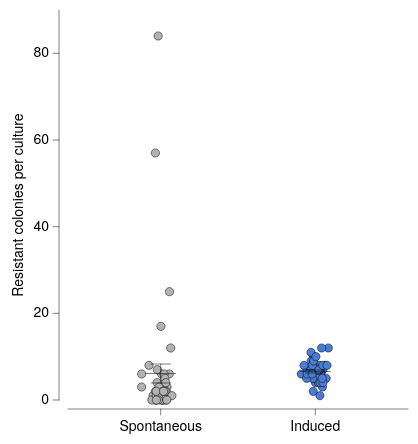

Specify this chart in Vega-Lite:
### Vega-Lite specification from a JSON file in a GitHub repository (floating-point values rounded to 4 significant figures)
{"background": null, "config": {"arc": {"fill": "#DBDBDB", "fillOpacity": 1.0, "innerRadius": 42.5, "padAngle": 0.03, "stroke": "black", "strokeOpacity": 1, "strokeWidth": 0.25}, "area": {"fill": "#DBDBDB", "fillOpacity": 1.0, "stroke": "black", "strokeOpacity": 1, "strokeWidth": 0.25}, "axis": {"domain": true, "domainCap": "round", "domainColor": "black", "domainWidth": 0.25, "grid": false, "gridCap": "round", "gridColor": "#F1F1F1", "gridDash": [0, 0], "gridOpacity": 1.0, "gridWidth": 0.25, "labelColor": "black", "labelFont": "Helvetica Neue, HelveticaNeue, Helvetica, Arial, sans-serif", "labelFontSize": 7, "labelFontStyle": "normal", "labelFontWeight": 400, "offset": 4.5, "ticks": true, "tickCap": "round", "tickColor": "black", "tickRound": false, "tickSize": 3, "tickWidth": 0.25, "titleColor": "black", "titleFont": "Helvetica Neue, HelveticaNeue, Helvetica, Arial, sans-serif", "titleFontSize": 7, "titleFontStyle": "normal", "titleFontWeight": 400}, "axisX": {"domain": true, "labelAlign": "center", "labelAngle": 0, "labels": true, "ticks": true, "translate": 0}, "axisY": {"domain": true, "labelAlign": "right", "labelAngle": 0, "labels": true, "ticks": true, "translate": 0}, "axisRight": {"domain": true, "labelAlign": "left", "labelAngle": 0, "labels": true, "ticks": true, "translate": 0}, "axisTop": {"domain": true, "labelAlign": "center", "labelAngle": 0, "labels": true, "ticks": true, "translate": 0}, "axisBand": {"tickOffset": 0}, "bar": {"fill": "#DBDBDB", "fillOpacity": 1.0, "stroke": "black", "strokeOpacity": 1, "strokeWidth": 0.25}, "boxplot": {"size": 15.3, "ticks": {"cornerRadius": 0.25, "fill": "black", "opacity": 1, "size": 7.65, "thickness": 0.25}, "box": {"fillOpacity": 1.0, "stroke": "black", "strokeOpacity": 1, "strokeWidth": 0.25}, "median": {"cornerRadius": 0, "fill": "black", "fillOpacity": 1.0, "opacity": 1, "size": 15.3, "thickness": 0.25}, "rule": {"fill": "black", "fillOpacity": 1.0, "size": 17.0, "stroke": "black", "strokeDash": [0, 0], "strokeOpacity": 1, "strokeWidth": 0.25}, "outliers": {"color": "black", "fill": "black", "fillOpacity": 1.0, "size": 0, "stroke": "black", "strokeOpacity": 1, "strokeWidth": 0.25}}, "circle": {"fill": "black", "fillOpacity": 1.0, "size": 2.125, "stroke": null, "strokeOpacity": 1, "strokeWidth": 0.25}, "errorband": {"band": {"fillOpacity": 0.6, "stroke": null, "strokeWidth": 0.25, "strokeOpacity": 1}, "borders": {"opacity": 0, "strokeOpacity": 0.25, "strokeWidth": 1}}, "errorbar": {"opacity": 1, "rule": {"strokeDash": [0, 0], "strokeWidth": 0.25}, "ticks": {"color": "black", "cornerRadius": 0.125, "opacity": 1, "size": 10.2, "thickness": 0.25}, "thickness": 0.25}, "font": "Helvetica Neue, HelveticaNeue, Helvetica, Arial, sans-serif", "geoshape": {"fill": "#DBDBDB", "fillOpacity": 1.0, "stroke": "black", "strokeOpacity": 1, "strokeWidth": 0.25}, "header": {"labelColor": "black", "labelFont": "Helvetica Neue, HelveticaNeue, Helvetica, Arial, sans-serif", "labelFontSize": 7, "labelFontStyle": "normal", "labelFontWeight": 400, "titleColor": "black", "titleFont": "Helvetica Neue, HelveticaNeue, Helvetica, Arial, sans-serif", "titleFontSize": 7, "titleFontStyle": "normal", "titleFontWeight": 400, "titlePadding": 0}, "legend": {"disable": false, "offset": 4.5, "titlePadding": 4, "labelOffset": 2, "gradientLabelOffset": 2, "gradientLength": 85.0, "gradientThickness": 8.5, "gradientOpacity": 1.0, "gradientStrokeColor": "black", "gradientStrokeWidth": 0.25, "labelColor": "black", "labelFont": "Helvetica Neue, HelveticaNeue, Helvetica, Arial, sans-serif", "labelFontSize": 7, "labelFontStyle": "normal", "labelFontWeight": 400, "strokeColor": "black", "strokeWidth": 0, "symbolSize": 42, "symbolStrokeColor": "black", "symbolStrokeWidth": 0.25, "titleColor": "black", "titleFont": "Helvetica Neue, HelveticaNeue, Helvetica, Arial, sans-serif", "titleFontSize": 7, "titleFontStyle": "normal", "titleFontWeight": 400}, "line": {"color": "black", "stroke": "black", "strokeCap": "butt", "strokeDash": [0, 0], "strokeOpacity": 1, "strokeWidth": 0.5}, "point": {"filled": true, "fill": "#DBDBDB", "fillOpacity": 1.0, "size": 8.5, "stroke": "black", "strokeOpacity": 1, "strokeWidth": 0.25}, "range": {"category": ["#B2B2B2", "#4A7CD3", "#008542", "#664CAF", "#509F98", "#636363", "#284F93", "#005226", "#382864", "#285753"], "diverging": {"scheme": ["#443E60", "#5F597E", "#7C759B", "#9994B6", "#B7B4CC", "#D6D5DC", "#F6F6F6", "#D1DAD9", "#A4C2BF", "#7AA9A4", "#578E89", "#37736E", "#1B5954"]}, "heatmap": {"scheme": ["#440154", "#472270", "#433E82", "#38598C", "#2C728E", "#238A8D", "#24A086", "#39B578", "#5DC862", "#96D646", "#CAE02D", "#FDE724"]}, "ordinal": {"scheme": ["#F1F1F1", "#DBDBDB", "#C6C6C6", "#B2B2B2", "#9D9D9D", "#898989", "#767676", "#636363", "#515151", "#404040", "#2F2F2F", "#1F1F1F"]}, "ramp": {"scheme": ["#440154", "#472270", "#433E82", "#38598C", "#2C728E", "#238A8D", "#24A086", "#39B578", "#5DC862", "#96D646", "#CAE02D", "#FDE724"]}}, "rule": {"color": "black", "stroke": "black", "strokeCap": "round", "strokeDash": [2, 2], "strokeOpacity": 1, "strokeWidth": 0.25}, "scale": {"barBandPaddingInner": 0.1, "rectBandPaddingInner": 0, "tickBandPaddingInner": 0.1, "bandPaddingOuter": 0.1, "bandWithNestedOffsetPaddingInner": 0.2, "bandWithNestedOffsetPaddingOuter": 0.2, "offsetBandPaddingInner": 0, "offsetBandPaddingOuter": 0, "round": false}, "rect": {"fill": "#DBDBDB", "fillOpacity": 1.0, "stroke": "black", "strokeOpacity": 1, "strokeWidth": 0.25}, "square": {"fill": "#DBDBDB", "fillOpacity": 1.0, "size": 17.0, "stroke": "black", "strokeOpacity": 1, "strokeWidth": 0.25}, "text": {"color": "black", "font": "Helvetica Neue, HelveticaNeue, Helvetica, Arial, sans-serif", "fontSize": 7, "fontStyle": "normal", "fontWeight": 400}, "tick": {"color": "black", "cornerRadius": 0.125, "opacity": 1.0, "size": 15.3, "thickness": 0.25}, "title": {"anchor": "middle", "frame": "group", "color": "black", "font": "Helvetica Neue, HelveticaNeue, Helvetica, Arial, sans-serif", "fontSize": 7, "fontStyle": "normal", "fontWeight": 400, "subtitleColor": "black", "subtitleFont": "Helvetica Neue, HelveticaNeue, Helvetica, Arial, sans-serif", "subtitleFontSize": "Helvetica Neue, HelveticaNeue, Helvetica, Arial, sans-serif", "subtitleFontStyle": "normal", "subtitleFontWeight": 400}, "trail": {"color": "black", "opacity": 1, "size": 0.5}, "view": {"continuousWidth": 170, "continuousHeight": 195, "discreteWidth": 170, "discreteHeight": 195, "fill": null, "stroke": null, "strokeWidth": 0.25}}, "layer": [{"data": {"name": "data-be5efc503f801454705bfbbd0fbc7282"}, "mark": {"type": "circle", "opacity": 1.0, "size": 17.0, "stroke": "black", "strokeOpacity": 1, "strokeWidth": 0.25}, "encoding": {"color": {"field": "model", "legend": null, "scale": {"domain": ["Spontaneous", "Induced"]}, "sort": ["Spontaneous", "Induced"], "title": null, "type": "nominal"}, "x": {"axis": {}, "field": "model", "scale": {"domain": ["Spontaneous", "Induced"]}, "sort": ["Spontaneous", "Induced"], "title": null, "type": "nominal"}, "xOffset": {"field": "jitter_x", "scale": {"domain": [-9.538, 9.538], "range": [21.37, 40.45]}, "type": "quantitative"}, "y": {"field": "count", "title": "Resistant colonies per culture", "type": "quantitative"}}}, {"data": {"name": "data-2ce96e8bd071bd492ea4f4fdeaaf5274"}, "mark": {"type": "errorbar"}, "encoding": {"x": {"axis": {}, "field": "model", "scale": {"domain": ["Spontaneous", "Induced"]}, "sort": ["Spontaneous", "Induced"], "title": null, "type": "nominal"}, "y": {"field": "__mean", "title": "Resistant colonies per culture", "type": "quantitative"}, "yError": {"field": "__error"}}}, {"data": {"name": "data-2ce96e8bd071bd492ea4f4fdeaaf5274"}, "mark": {"type": "tick"}, "encoding": {"x": {"axis": {}, "field": "model", "scale": {"domain": ["Spontaneous", "Induced"]}, "sort": ["Spontaneous", "Induced"], "title": null, "type": "nominal"}, "y": {"field": "__mean", "title": "Resistant colonies per culture", "type": "quantitative"}}}], "$schema": "https://vega.github.io/schema/vega-lite/v6.4.1.json", "datasets": {"data-be5efc503f801454705bfbbd0fbc7282": [{"model": "Spontaneous", "count": 84.0, "jitter_x": -1.295}, {"model": "Spontaneous", "count": 6.0, "jitter_x": 4.254}, {"model": "Spontaneous", "count": 0.0, "jitter_x": 2.313}, {"model": "Spontaneous", "count": 1.0, "jitter_x": -0.4772}, {"model": "Spontaneous", "count": 57.0, "jitter_x": -2.681}, {"model": "Spontaneous", "count": 1.0, "jitter_x": 2.511}, {"model": "Spontaneous", "count": 2.0, "jitter_x": -0.4175}, {"model": "Spontaneous", "count": 0.0, "jitter_x": -2.876}, {"model": "Spontaneous", "count": 0.0, "jitter_x": 2.893}, {"model": "Spontaneous", "count": 0.0, "jitter_x": 1.213}, {"model": "Spontaneous", "count": 2.0, "jitter_x": 2.382}, {"model": "Spontaneous", "count": 0.0, "jitter_x": -2.204}, {"model": "Spontaneous", "count": 3.0, "jitter_x": 3.134}, {"model": "Spontaneous", "count": 12.0, "jitter_x": 5.006}, {"model": "Spontaneous", "count": 17.0, "jitter_x": 0.09161}, {"model": "Spontaneous", "count": 6.0, "jitter_x": 0.3769}, {"model": "Spontaneous", "count": 1.0, "jitter_x": -1.9}, {"model": "Spontaneous", "count": 7.0, "jitter_x": -1.73}, {"model": "Spontaneous", "count": 2.0, "jitter_x": 0.3691}, {"model": "Spontaneous", "count": 0.0, "jitter_x": 1.052}, {"model": "Spontaneous", "count": 1.0, "jitter_x": -3.825}, {"model": "Spontaneous", "count": 0.0, "jitter_x": -4.455}, {"model": "Spontaneous", "count": 2.0, "jitter_x": -2.595}, {"model": "Spontaneous", "count": 6.0, "jitter_x": 1.659}, {"model": "Spontaneous", "count": 1.0, "jitter_x": -2.225}, {"model": "Spontaneous", "count": 6.0, "jitter_x": -9.512}, {"model": "Spontaneous", "count": 0.0, "jitter_x": 0.609}, {"model": "Spontaneous", "count": 4.0, "jitter_x": -1.815}, {"model": "Spontaneous", "count": 0.0, "jitter_x": 0.1395}, {"model": "Spontaneous", "count": 8.0, "jitter_x": -5.86}, {"model": "Spontaneous", "count": 2.0, "jitter_x": 2.818}, {"model": "Spontaneous", "count": 1.0, "jitter_x": 0.7591}, {"model": "Spontaneous", "count": 1.0, "jitter_x": 5.578}, {"model": "Spontaneous", "count": 1.0, "jitter_x": -1.086}, {"model": "Spontaneous", "count": 0.0, "jitter_x": -1.262}, {"model": "Spontaneous", "count": 3.0, "jitter_x": -0.8362}, {"model": "Spontaneous", "count": 0.0, "jitter_x": 3.038}, {"model": "Spontaneous", "count": 5.0, "jitter_x": 2.066}, {"model": "Spontaneous", "count": 0.0, "jitter_x": -2.179}, {"model": "Spontaneous", "count": 2.0, "jitter_x": 1.015}, {"model": "Spontaneous", "count": 4.0, "jitter_x": 2.549}, {"model": "Spontaneous", "count": 2.0, "jitter_x": -2.254}, {"model": "Spontaneous", "count": 3.0, "jitter_x": -9.538}, {"model": "Spontaneous", "count": 2.0, "jitter_x": 2.174}, {"model": "Spontaneous", "count": 2.0, "jitter_x": 1.42}, {"model": "Spontaneous", "count": 25.0, "jitter_x": 4.373}, {"model": "Induced", "count": 7.0, "jitter_x": -4.055}, {"model": "Induced", "count": 6.0, "jitter_x": -1.535}, {"model": "Induced", "count": 10.0, "jitter_x": -0.6355}, {"model": "Induced", "count": 1.0, "jitter_x": 2.319}, {"model": "Induced", "count": 4.0, "jitter_x": 2.952}, {"model": "Induced", "count": 3.0, "jitter_x": 3.559}, {"model": "Induced", "count": 8.0, "jitter_x": 4.811}, {"model": "Induced", "count": 6.0, "jitter_x": -7.011}, {"model": "Induced", "count": 8.0, "jitter_x": 2.099}, {"model": "Induced", "count": 8.0, "jitter_x": -1.069}, {"model": "Induced", "count": 5.0, "jitter_x": -1.171}, {"model": "Induced", "count": 7.0, "jitter_x": 3.866}, {"model": "Induced", "count": 6.0, "jitter_x": 2.812}, {"model": "Induced", "count": 4.0, "jitter_x": 0.1008}, {"model": "Induced", "count": 5.0, "jitter_x": 0.1791}, {"model": "Induced", "count": 2.0, "jitter_x": -1.035}, {"model": "Induced", "count": 8.0, "jitter_x": -5.648}, {"model": "Induced", "count": 7.0, "jitter_x": 2.342}, {"model": "Induced", "count": 7.0, "jitter_x": 2.058}, {"model": "Induced", "count": 10.0, "jitter_x": -0.8622}, {"model": "Induced", "count": 6.0, "jitter_x": -0.107}, {"model": "Induced", "count": 9.0, "jitter_x": -2.015}, {"model": "Induced", "count": 7.0, "jitter_x": 0.5167}, {"model": "Induced", "count": 6.0, "jitter_x": 0.6283}, {"model": "Induced", "count": 5.0, "jitter_x": 5.456}, {"model": "Induced", "count": 4.0, "jitter_x": 1.604}, {"model": "Induced", "count": 7.0, "jitter_x": -2.198}, {"model": "Induced", "count": 5.0, "jitter_x": 1.081}, {"model": "Induced", "count": 7.0, "jitter_x": 1.435}, {"model": "Induced", "count": 4.0, "jitter_x": 2.44}, {"model": "Induced", "count": 8.0, "jitter_x": 3.744}, {"model": "Induced", "count": 4.0, "jitter_x": 3.864}, {"model": "Induced", "count": 11.0, "jitter_x": -2.128}, {"model": "Induced", "count": 6.0, "jitter_x": -3.503}, {"model": "Induced", "count": 12.0, "jitter_x": 6.514}, {"model": "Induced", "count": 6.0, "jitter_x": -3.583}, {"model": "Induced", "count": 8.0, "jitter_x": -1.411}, {"model": "Induced", "count": 5.0, "jitter_x": -1.325}, {"model": "Induced", "count": 5.0, "jitter_x": -4.318}, {"model": "Induced", "count": 12.0, "jitter_x": 3.166}, {"model": "Induced", "count": 9.0, "jitter_x": -0.8601}, {"model": "Induced", "count": 6.0, "jitter_x": -4.031}, {"model": "Induced", "count": 6.0, "jitter_x": -1.599}, {"model": "Induced", "count": 10.0, "jitter_x": 0.325}, {"model": "Induced", "count": 5.0, "jitter_x": 3.481}, {"model": "Induced", "count": 8.0, "jitter_x": 5.858}], "data-2ce96e8bd071bd492ea4f4fdeaaf5274": [{"model": "Spontaneous", "__mean": 6.13, "__error": 2.2, "__dysonsphere__": 1}, {"model": "Induced", "__mean": 6.587, "__error": 0.3538, "__dysonsphere__": 1}]}}
